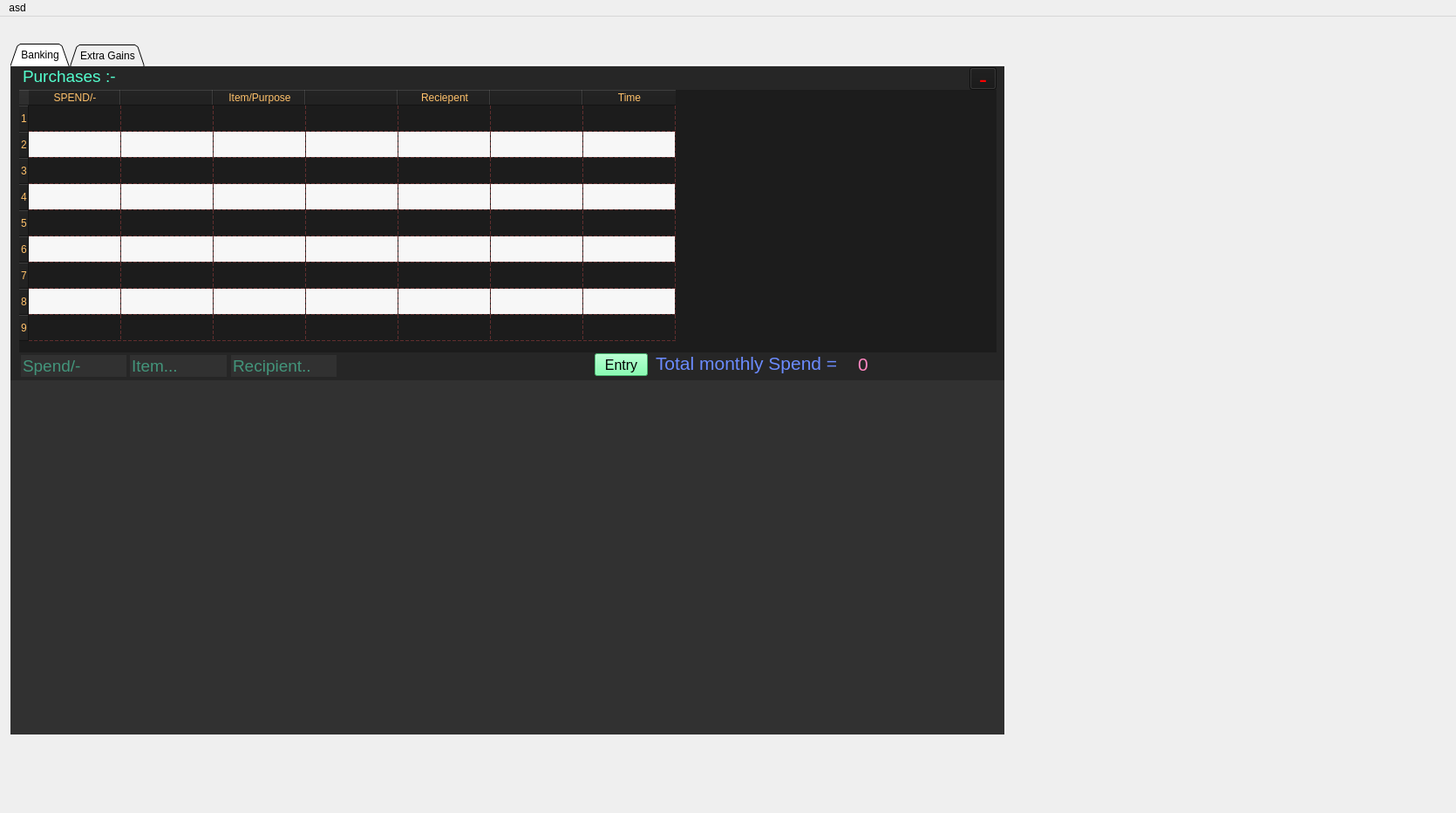
<?xml version="1.0" encoding="UTF-8"?>
<ui version="4.0">
 <class>MainWindow</class>
 <widget class="QMainWindow" name="MainWindow">
  <property name="geometry">
   <rect>
    <x>0</x>
    <y>0</y>
    <width>1670</width>
    <height>932</height>
   </rect>
  </property>
  <property name="windowTitle">
   <string>MainWindow</string>
  </property>
  <widget class="QWidget" name="centralwidget">
   <widget class="QTabWidget" name="tabWidget_2">
    <property name="geometry">
     <rect>
      <x>12</x>
      <y>31</y>
      <width>1140</width>
      <height>792</height>
     </rect>
    </property>
    <property name="tabShape">
     <enum>QTabWidget::TabShape::Triangular</enum>
    </property>
    <property name="currentIndex">
     <number>0</number>
    </property>
    <property name="elideMode">
     <enum>Qt::TextElideMode::ElideNone</enum>
    </property>
    <property name="documentMode">
     <bool>true</bool>
    </property>
    <widget class="QWidget" name="tab_5">
     <attribute name="title">
      <string>Banking</string>
     </attribute>
     <widget class="QWidget" name="widget_graph_3" native="true">
      <property name="geometry">
       <rect>
        <x>0</x>
        <y>0</y>
        <width>1140</width>
        <height>792</height>
       </rect>
      </property>
      <property name="styleSheet">
       <string notr="true">background-color: rgb(49, 49, 49);</string>
      </property>
      <widget class="QWidget" name="widget_5" native="true">
       <property name="geometry">
        <rect>
         <x>0</x>
         <y>0</y>
         <width>1140</width>
         <height>360</height>
        </rect>
       </property>
       <property name="styleSheet">
        <string notr="true">background-color: rgb(38, 38, 38);</string>
       </property>
       <widget class="QLabel" name="label_expense_record">
        <property name="geometry">
         <rect>
          <x>14</x>
          <y>-4</y>
          <width>181</width>
          <height>31</height>
         </rect>
        </property>
        <property name="font">
         <font>
          <pointsize>14</pointsize>
         </font>
        </property>
        <property name="styleSheet">
         <string notr="true">color: rgb(83, 255, 206);</string>
        </property>
        <property name="text">
         <string>Purchases :-</string>
        </property>
       </widget>
       <widget class="QLabel" name="label_total_expense">
        <property name="geometry">
         <rect>
          <x>740</x>
          <y>325</y>
          <width>231</width>
          <height>31</height>
         </rect>
        </property>
        <property name="font">
         <font>
          <pointsize>16</pointsize>
         </font>
        </property>
        <property name="styleSheet">
         <string notr="true">color: rgb(107, 139, 255);</string>
        </property>
        <property name="text">
         <string>Total monthly Spend = </string>
        </property>
       </widget>
       <widget class="QLabel" name="label_total_spends">
        <property name="geometry">
         <rect>
          <x>972</x>
          <y>331</y>
          <width>151</width>
          <height>21</height>
         </rect>
        </property>
        <property name="font">
         <font>
          <pointsize>16</pointsize>
         </font>
        </property>
        <property name="styleSheet">
         <string notr="true">color: rgb(255, 133, 192);</string>
        </property>
        <property name="text">
         <string>0</string>
        </property>
       </widget>
       <widget class="QTableWidget" name="tableWidget_1">
        <property name="geometry">
         <rect>
          <x>10</x>
          <y>27</y>
          <width>1121</width>
          <height>301</height>
         </rect>
        </property>
        <property name="font">
         <font>
          <pointsize>16</pointsize>
         </font>
        </property>
        <property name="styleSheet">
         <string notr="true">background-color: rgb(28, 28, 28);
border-color: rgb(130, 255, 213);


selection-color: rgb(0, 0, 0);
gridline-color: rgb(97, 46, 46);
color: rgb(255, 193, 106);</string>
        </property>
        <property name="frameShape">
         <enum>QFrame::Shape::NoFrame</enum>
        </property>
        <property name="frameShadow">
         <enum>QFrame::Shadow::Plain</enum>
        </property>
        <property name="lineWidth">
         <number>1</number>
        </property>
        <property name="midLineWidth">
         <number>0</number>
        </property>
        <property name="horizontalScrollBarPolicy">
         <enum>Qt::ScrollBarPolicy::ScrollBarAlwaysOff</enum>
        </property>
        <property name="alternatingRowColors">
         <bool>true</bool>
        </property>
        <property name="selectionMode">
         <enum>QAbstractItemView::SelectionMode::ContiguousSelection</enum>
        </property>
        <property name="selectionBehavior">
         <enum>QAbstractItemView::SelectionBehavior::SelectRows</enum>
        </property>
        <property name="textElideMode">
         <enum>Qt::TextElideMode::ElideMiddle</enum>
        </property>
        <property name="showGrid">
         <bool>true</bool>
        </property>
        <property name="gridStyle">
         <enum>Qt::PenStyle::DashLine</enum>
        </property>
        <property name="sortingEnabled">
         <bool>false</bool>
        </property>
        <property name="rowCount">
         <number>9</number>
        </property>
        <property name="columnCount">
         <number>7</number>
        </property>
        <attribute name="horizontalHeaderCascadingSectionResizes">
         <bool>false</bool>
        </attribute>
        <attribute name="horizontalHeaderMinimumSectionSize">
         <number>41</number>
        </attribute>
        <attribute name="horizontalHeaderDefaultSectionSize">
         <number>106</number>
        </attribute>
        <attribute name="horizontalHeaderStretchLastSection">
         <bool>false</bool>
        </attribute>
        <attribute name="verticalHeaderDefaultSectionSize">
         <number>30</number>
        </attribute>
        <attribute name="verticalHeaderStretchLastSection">
         <bool>false</bool>
        </attribute>
        <row/>
        <row/>
        <row/>
        <row/>
        <row/>
        <row/>
        <row/>
        <row/>
        <row/>
        <column>
         <property name="text">
          <string>SPEND/-</string>
         </property>
         <property name="font">
          <font>
           <pointsize>9</pointsize>
          </font>
         </property>
        </column>
        <column>
         <property name="text">
          <string/>
         </property>
        </column>
        <column>
         <property name="text">
          <string>Item/Purpose</string>
         </property>
        </column>
        <column>
         <property name="text">
          <string/>
         </property>
        </column>
        <column>
         <property name="text">
          <string>Reciepent</string>
         </property>
        </column>
        <column>
         <property name="text">
          <string/>
         </property>
        </column>
        <column>
         <property name="text">
          <string>Time</string>
         </property>
        </column>
       </widget>
       <widget class="QLineEdit" name="lineEdit_spend">
        <property name="geometry">
         <rect>
          <x>12</x>
          <y>331</y>
          <width>121</width>
          <height>25</height>
         </rect>
        </property>
        <property name="sizePolicy">
         <sizepolicy hsizetype="Fixed" vsizetype="Fixed">
          <horstretch>0</horstretch>
          <verstretch>0</verstretch>
         </sizepolicy>
        </property>
        <property name="minimumSize">
         <size>
          <width>0</width>
          <height>0</height>
         </size>
        </property>
        <property name="maximumSize">
         <size>
          <width>1920</width>
          <height>70</height>
         </size>
        </property>
        <property name="font">
         <font>
          <pointsize>14</pointsize>
         </font>
        </property>
        <property name="contextMenuPolicy">
         <enum>Qt::ContextMenuPolicy::NoContextMenu</enum>
        </property>
        <property name="styleSheet">
         <string notr="true">background-color: rgb(49, 49, 49);
alternate-background-color: rgb(225, 225, 225);
selection-background-color: rgb(137, 143, 255);
selection-color: rgb(0, 0, 0);
color: rgb(83, 248, 195);asd</string>
        </property>
        <property name="text">
         <string/>
        </property>
        <property name="maxLength">
         <number>1000</number>
        </property>
        <property name="frame">
         <bool>false</bool>
        </property>
        <property name="echoMode">
         <enum>QLineEdit::EchoMode::Normal</enum>
        </property>
        <property name="cursorPosition">
         <number>0</number>
        </property>
        <property name="dragEnabled">
         <bool>true</bool>
        </property>
        <property name="placeholderText">
         <string>Spend/-</string>
        </property>
        <property name="cursorMoveStyle">
         <enum>Qt::CursorMoveStyle::LogicalMoveStyle</enum>
        </property>
        <property name="clearButtonEnabled">
         <bool>false</bool>
        </property>
       </widget>
       <widget class="QToolButton" name="toolButton_save1">
        <property name="geometry">
         <rect>
          <x>670</x>
          <y>329</y>
          <width>61</width>
          <height>26</height>
         </rect>
        </property>
        <property name="font">
         <font>
          <pointsize>12</pointsize>
         </font>
        </property>
        <property name="styleSheet">
         <string notr="true">background-color: rgb(98, 255, 156);
color: rgb(0, 0, 0);</string>
        </property>
        <property name="text">
         <string>Entry</string>
        </property>
       </widget>
       <widget class="QLineEdit" name="lineEdit_item">
        <property name="geometry">
         <rect>
          <x>137</x>
          <y>331</y>
          <width>111</width>
          <height>25</height>
         </rect>
        </property>
        <property name="sizePolicy">
         <sizepolicy hsizetype="Fixed" vsizetype="Fixed">
          <horstretch>0</horstretch>
          <verstretch>0</verstretch>
         </sizepolicy>
        </property>
        <property name="minimumSize">
         <size>
          <width>0</width>
          <height>0</height>
         </size>
        </property>
        <property name="maximumSize">
         <size>
          <width>1920</width>
          <height>70</height>
         </size>
        </property>
        <property name="font">
         <font>
          <pointsize>14</pointsize>
         </font>
        </property>
        <property name="contextMenuPolicy">
         <enum>Qt::ContextMenuPolicy::NoContextMenu</enum>
        </property>
        <property name="styleSheet">
         <string notr="true">background-color: rgb(49, 49, 49);
alternate-background-color: rgb(225, 225, 225);
selection-background-color: rgb(137, 143, 255);
selection-color: rgb(0, 0, 0);
color: rgb(83, 248, 195);asd</string>
        </property>
        <property name="text">
         <string/>
        </property>
        <property name="maxLength">
         <number>1000</number>
        </property>
        <property name="frame">
         <bool>false</bool>
        </property>
        <property name="echoMode">
         <enum>QLineEdit::EchoMode::Normal</enum>
        </property>
        <property name="cursorPosition">
         <number>0</number>
        </property>
        <property name="dragEnabled">
         <bool>true</bool>
        </property>
        <property name="placeholderText">
         <string>Item...</string>
        </property>
        <property name="cursorMoveStyle">
         <enum>Qt::CursorMoveStyle::LogicalMoveStyle</enum>
        </property>
        <property name="clearButtonEnabled">
         <bool>false</bool>
        </property>
       </widget>
       <widget class="QLineEdit" name="lineEdit_reciepent">
        <property name="geometry">
         <rect>
          <x>253</x>
          <y>331</y>
          <width>121</width>
          <height>25</height>
         </rect>
        </property>
        <property name="sizePolicy">
         <sizepolicy hsizetype="Fixed" vsizetype="Fixed">
          <horstretch>0</horstretch>
          <verstretch>0</verstretch>
         </sizepolicy>
        </property>
        <property name="minimumSize">
         <size>
          <width>0</width>
          <height>0</height>
         </size>
        </property>
        <property name="maximumSize">
         <size>
          <width>1920</width>
          <height>70</height>
         </size>
        </property>
        <property name="font">
         <font>
          <pointsize>14</pointsize>
         </font>
        </property>
        <property name="contextMenuPolicy">
         <enum>Qt::ContextMenuPolicy::NoContextMenu</enum>
        </property>
        <property name="styleSheet">
         <string notr="true">background-color: rgb(49, 49, 49);
alternate-background-color: rgb(225, 225, 225);
selection-background-color: rgb(137, 143, 255);
selection-color: rgb(0, 0, 0);
color: rgb(83, 248, 195);asd</string>
        </property>
        <property name="text">
         <string/>
        </property>
        <property name="maxLength">
         <number>1000</number>
        </property>
        <property name="frame">
         <bool>false</bool>
        </property>
        <property name="echoMode">
         <enum>QLineEdit::EchoMode::Normal</enum>
        </property>
        <property name="cursorPosition">
         <number>0</number>
        </property>
        <property name="dragEnabled">
         <bool>true</bool>
        </property>
        <property name="placeholderText">
         <string>Recipient..</string>
        </property>
        <property name="cursorMoveStyle">
         <enum>Qt::CursorMoveStyle::LogicalMoveStyle</enum>
        </property>
        <property name="clearButtonEnabled">
         <bool>false</bool>
        </property>
       </widget>
       <widget class="QToolButton" name="toolButton_del_row">
        <property name="geometry">
         <rect>
          <x>1100</x>
          <y>1</y>
          <width>31</width>
          <height>26</height>
         </rect>
        </property>
        <property name="font">
         <font>
          <pointsize>20</pointsize>
         </font>
        </property>
        <property name="styleSheet">
         <string notr="true">background-color: rgb(22, 22, 22);
color: rgb(255, 0, 0);</string>
        </property>
        <property name="text">
         <string>-</string>
        </property>
       </widget>
       <zorder>label_expense_record</zorder>
       <zorder>label_total_expense</zorder>
       <zorder>label_total_spends</zorder>
       <zorder>lineEdit_spend</zorder>
       <zorder>toolButton_save1</zorder>
       <zorder>lineEdit_item</zorder>
       <zorder>lineEdit_reciepent</zorder>
       <zorder>toolButton_del_row</zorder>
       <zorder>tableWidget_1</zorder>
      </widget>
     </widget>
    </widget>
    <widget class="QWidget" name="tab_6">
     <attribute name="title">
      <string>Extra Gains</string>
     </attribute>
     <widget class="QWidget" name="widget_graph_2" native="true">
      <property name="geometry">
       <rect>
        <x>0</x>
        <y>0</y>
        <width>1140</width>
        <height>792</height>
       </rect>
      </property>
      <property name="styleSheet">
       <string notr="true">background-color: rgb(49, 49, 49);</string>
      </property>
     </widget>
    </widget>
   </widget>
  </widget>
  <widget class="QMenuBar" name="menubar">
   <property name="geometry">
    <rect>
     <x>0</x>
     <y>0</y>
     <width>1670</width>
     <height>33</height>
    </rect>
   </property>
   <widget class="QMenu" name="menuasd">
    <property name="title">
     <string>asd</string>
    </property>
   </widget>
   <addaction name="menuasd"/>
  </widget>
 </widget>
 <resources/>
 <connections/>
</ui>
